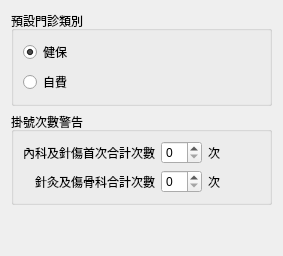
       <widget class="QWidget" name="tab">
        <attribute name="icon">
         <iconset>
          <normaloff>../icons/network-transmit.png</normaloff>../icons/network-transmit.png</iconset>
        </attribute>
        <attribute name="title">
         <string>掛號設定</string>
        </attribute>
        <layout class="QVBoxLayout" name="verticalLayout_5">
         <item>
          <widget class="QGroupBox" name="groupBox">
           <property name="title">
            <string>預設門診類別</string>
           </property>
           <property name="flat">
            <bool>true</bool>
           </property>
           <layout class="QVBoxLayout" name="verticalLayout_3">
            <item>
             <widget class="QRadioButton" name="radioButton_ins">
              <property name="text">
               <string>健保</string>
              </property>
              <property name="checked">
               <bool>true</bool>
              </property>
             </widget>
            </item>
            <item>
             <widget class="QRadioButton" name="radioButton_self">
              <property name="text">
               <string>自費</string>
              </property>
             </widget>
            </item>
           </layout>
          </widget>
         </item>
         <item>
          <widget class="QGroupBox" name="groupBox_8">
           <property name="title">
            <string>掛號次數警告</string>
           </property>
           <property name="flat">
            <bool>true</bool>
           </property>
           <layout class="QGridLayout" name="gridLayout_2">
            <item row="0" column="0">
             <layout class="QGridLayout" name="gridLayout">
              <item row="1" column="0">
               <widget class="QLabel" name="label_6">
                <property name="text">
                 <string>針灸及傷骨科合計次數</string>
                </property>
                <property name="alignment">
                 <set>Qt::AlignRight|Qt::AlignTrailing|Qt::AlignVCenter</set>
                </property>
               </widget>
              </item>
              <item row="0" column="1">
               <widget class="QSpinBox" name="spinBox_diag_count"/>
              </item>
              <item row="1" column="1">
               <widget class="QSpinBox" name="spinBox_treat_count"/>
              </item>
              <item row="1" column="2">
               <widget class="QLabel" name="label_7">
                <property name="text">
                 <string>次</string>
                </property>
               </widget>
              </item>
              <item row="0" column="0">
               <widget class="QLabel" name="label_4">
                <property name="text">
                 <string>內科及針傷首次合計次數</string>
                </property>
                <property name="alignment">
                 <set>Qt::AlignRight|Qt::AlignTrailing|Qt::AlignVCenter</set>
                </property>
               </widget>
              </item>
              <item row="0" column="2">
               <widget class="QLabel" name="label_5">
                <property name="text">
                 <string>次</string>
                </property>
               </widget>
              </item>
              <item row="0" column="3">
               <spacer name="horizontalSpacer_3">
                <property name="orientation">
                 <enum>Qt::Horizontal</enum>
                </property>
                <property name="sizeHint" stdset="0">
                 <size>
                  <width>40</width>
                  <height>20</height>
                 </size>
                </property>
               </spacer>
              </item>
              <item row="1" column="3">
               <spacer name="horizontalSpacer_4">
                <property name="orientation">
                 <enum>Qt::Horizontal</enum>
                </property>
                <property name="sizeHint" stdset="0">
                 <size>
                  <width>40</width>
                  <height>20</height>
                 </size>
                </property>
               </spacer>
              </item>
             </layout>
            </item>
           </layout>
          </widget>
         </item>
         <item>
          <spacer name="verticalSpacer_2">
           <property name="orientation">
            <enum>Qt::Vertical</enum>
           </property>
           <property name="sizeHint" stdset="0">
            <size>
             <width>20</width>
             <height>40</height>
            </size>
           </property>
          </spacer>
         </item>
        </layout>
       </widget>
